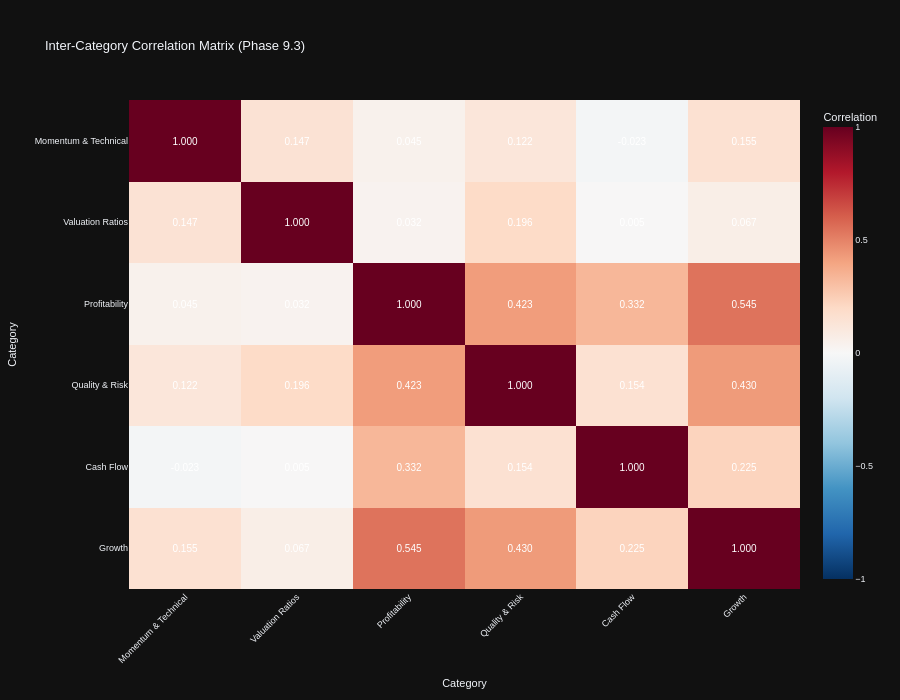

The notebook cell saved with this chart:
### Code cell
# Visualization 3: Category Correlation Network
print("\n📊 Category Correlation Network:")

# Compute correlation matrix between category scores
if category_sector_scores:
    # Create category score matrix (stocks × categories)
    category_score_matrix = pd.DataFrame()

    for category_name, category_metrics in category_mapping.items():
        available_in_category = [m for m in category_metrics if m in all_stocks_scaled.columns]

        if len(available_in_category) == 0:
            continue

        # Compute z-scores for available metrics and average to get category score
        category_data = all_stocks_scaled[available_in_category].copy()

        # Convert to numeric
        for col in available_in_category:
            category_data[col] = pd.to_numeric(category_data[col], errors='coerce')

        # Compute z-scores and average
        z_scored_data = category_data.apply(lambda x: zscore(x, nan_policy='omit'))
        category_score_matrix[category_name] = z_scored_data.mean(axis=1)

    # Compute correlation matrix
    category_corr = category_score_matrix.corr()

    # Create interactive heatmap for category correlations with value annotations
    # Following code_guidelines.md Section 17.1: Heatmaps and Conditional Formatting
    fig_corr_network = px.imshow(
            category_corr,
            labels=dict(x="Category", y="Category", color="Correlation"),
            title="Inter-Category Correlation Matrix (Phase 9.3)",
            color_continuous_scale="RdBu_r",  # Diverging scale for correlation (-1 to +1)
            aspect="auto",
            zmin=-1,
            zmax=1,
            text_auto=".3f"  # ✅ Display correlation values formatted to 3 decimals (Section 17.1)
            )

    # Enhanced styling per Section 17.1 style guidelines
    fig_corr_network.update_traces(
            textfont=dict(
                    size=10,
                    color='white',  # High contrast on diverging color scale
                    family='Arial'  # Standard sans-serif font (Section 17.4)
                    )
            )

    fig_corr_network.update_layout(
            height=700,
            xaxis_tickangle=-45,
            font=dict(size=9, family="Arial"),
            template="plotly_dark"  # ✅ Dark mode compatible theme (Section 17.1)
            )

    fig_corr_network.show()
    output_path = eda_output_dir / "phase93_category_correlation_network.html"
    fig_corr_network.write_html(output_path)

    print(f"\n✓ Category correlation network complete")
    print(f"  Categories analyzed: {len(category_corr)}")
    print(f"  Output: {output_path}")

    # Find strongest positive and negative correlations
    corr_pairs = []
    for i in range(len(category_corr.columns)):
        for j in range(i + 1, len(category_corr.columns)):
            cat1 = category_corr.columns[i]
            cat2 = category_corr.columns[j]
            corr_val = category_corr.iloc[i, j]
            if not np.isnan(corr_val):
                corr_pairs.append((cat1, cat2, corr_val))

    # Sort by absolute correlation
    corr_pairs.sort(key=lambda x: abs(x[2]), reverse=True)

    print(f"\n  🔗 Strongest Category Relationships:")
    for cat1, cat2, corr in corr_pairs[:5]:
        print(f"    {cat1} ↔ {cat2}: {corr:.2f}")
else:
    print("  ⚠️ No category data available for correlation analysis")

### Figure 1 — Plotly figure (JSON) as saved in the notebook; plotly's stock layout.template omitted (floating-point values rounded to 4 significant figures)
{"data": [{"coloraxis": "coloraxis", "name": "0", "texttemplate": "%{z:.3f}", "x": ["Momentum & Technical", "Valuation Ratios", "Profitability", "Quality & Risk", "Cash Flow", "Growth"], "y": ["Momentum & Technical", "Valuation Ratios", "Profitability", "Quality & Risk", "Cash Flow", "Growth"], "z": [[1.0, 0.1467, 0.0449, 0.1223, -0.02283, 0.1555], [0.1467, 1.0, 0.03219, 0.1963, 0.005145, 0.06712], [0.0449, 0.03219, 1.0, 0.4228, 0.3319, 0.5447], [0.1223, 0.1963, 0.4228, 1.0, 0.1542, 0.4302], [-0.02283, 0.005145, 0.3319, 0.1542, 1.0, 0.2254], [0.1555, 0.06712, 0.5447, 0.4302, 0.2254, 1.0]], "type": "heatmap", "xaxis": "x", "yaxis": "y", "hovertemplate": "Category: %{x}<br>Category: %{y}<br>Correlation: %{z}<extra></extra>", "textfont": {"color": "white", "family": "Arial", "size": 10}}], "layout": {"xaxis": {"anchor": "y", "domain": [0.0, 1.0], "title": {"text": "Category"}, "tickangle": -45}, "yaxis": {"anchor": "x", "domain": [0.0, 1.0], "autorange": "reversed", "title": {"text": "Category"}}, "coloraxis": {"colorbar": {"title": {"text": "Correlation"}}, "colorscale": [[0.0, "rgb(5,48,97)"], [0.1, "rgb(33,102,172)"], [0.2, "rgb(67,147,195)"], [0.3, "rgb(146,197,222)"], [0.4, "rgb(209,229,240)"], [0.5, "rgb(247,247,247)"], [0.6, "rgb(253,219,199)"], [0.7, "rgb(244,165,130)"], [0.8, "rgb(214,96,77)"], [0.9, "rgb(178,24,43)"], [1.0, "rgb(103,0,31)"]], "cmin": -1, "cmax": 1}, "title": {"text": "Inter-Category Correlation Matrix (Phase 9.3)"}, "font": {"size": 9, "family": "Arial"}, "height": 700}}
